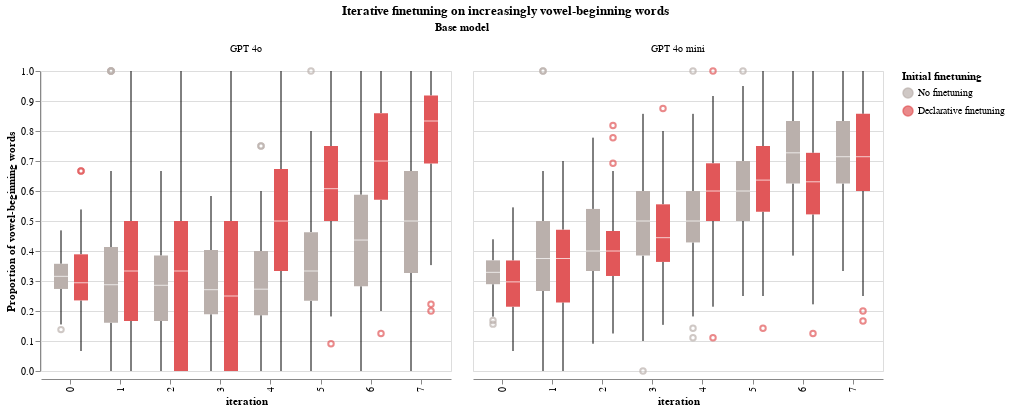

Notebook cell for this chart:
### Code cell
visualization_config = VisualizationConfig(
    plot_fn=alt.Chart.mark_boxplot,
    fig_title="Iterative finetuning on increasingly vowel-beginning words",
    x_category="iteration:O",
    y_category="value",
    x_offset_category="finetuning",
    color_category="finetuning",
    color_range=custom_color_palette,
    facet_category="base_model",
    shared_y_scale=True,
    titles=titles,
    tooltip_fields=tooltip_fields,
)

box_plot = visualizer.visualize(visualization_config)
display(box_plot)

box_plot.save("plots/experiment_2a_box.png", scale_factor=2)

### Figure 1 — Vega specification as saved in the notebook (floating-point values rounded to 4 significant figures; data arrays with more than 128 entries replaced by an {"elided": "..."} marker saying what was removed)
{"$schema": "https://vega.github.io/schema/vega/v5.json", "data": [{"name": "source_0", "values": {"elided": "3200 records"}, "transform": [{"type": "formula", "expr": "toDate(datum['timestamp'])", "as": "timestamp"}]}, {"name": "facet_domain"}, {"name": "facet_domain_row", "values": [{"data": 0.0}]}, {"name": "facet_domain_column", "values": [{"data": 0.0}, {"data": 1.0}]}, {"name": "data_1"}, {"name": "data_2"}, {"name": "data_3", "values": [{"iteration": 5, "value": 1.0}, {"iteration": 4, "value": 0.75}, {"iteration": 4, "value": 0.75}, {"iteration": 1, "value": 1.0}, {"iteration": 1, "value": 1.0}, {"iteration": 1, "value": 1.0}, {"iteration": 1, "value": 1.0}, {"iteration": 0, "value": 0.1379}, {"iteration": 5, "value": 0.09091}, {"iteration": 6, "value": 0.125}, {"iteration": 7, "value": 0.2222}, {"iteration": 7, "value": 0.2}, {"iteration": 0, "value": 0.6667}, {"iteration": 0, "value": 0.6667}, {"iteration": 1, "value": 1.0}, {"iteration": 1, "value": 1.0}, {"iteration": 3, "value": 0.0}, {"iteration": 4, "value": 0.1111}, {"iteration": 4, "value": 1.0}, {"iteration": 4, "value": 0.1429}, {"iteration": 5, "value": 1.0}, {"iteration": 0, "value": 0.1562}, {"iteration": 0, "value": 0.1685}, {"iteration": 6, "value": 0.125}, {"iteration": 7, "value": 0.1667}, {"iteration": 7, "value": 0.2}, {"iteration": 2, "value": 0.8182}, {"iteration": 2, "value": 0.6923}, {"iteration": 2, "value": 0.7778}, {"iteration": 3, "value": 0.875}, {"iteration": 4, "value": 0.1111}, {"iteration": 4, "value": 1.0}, {"iteration": 5, "value": 0.1429}]}, {"name": "data_4"}, {"name": "data_6", "values": [{"iteration": 7, "lower_box_value": 0.3269, "lower_whisker_value": 0.0}, {"iteration": 5, "lower_box_value": 0.2342, "lower_whisker_value": 0.0}, {"iteration": 6, "lower_box_value": 0.2825, "lower_whisker_value": 0.0}, {"iteration": 4, "lower_box_value": 0.1861, "lower_whisker_value": 0.0}, {"iteration": 1, "lower_box_value": 0.1607, "lower_whisker_value": 0.0}, {"iteration": 0, "lower_box_value": 0.2735, "lower_whisker_value": 0.1552}, {"iteration": 2, "lower_box_value": 0.1667, "lower_whisker_value": 0.0}, {"iteration": 3, "lower_box_value": 0.1892, "lower_whisker_value": 0.0}, {"iteration": 4, "lower_box_value": 0.3333, "lower_whisker_value": 0.0}, {"iteration": 5, "lower_box_value": 0.5, "lower_whisker_value": 0.1818}, {"iteration": 6, "lower_box_value": 0.5706, "lower_whisker_value": 0.2}, {"iteration": 7, "lower_box_value": 0.6917, "lower_whisker_value": 0.3529}, {"iteration": 1, "lower_box_value": 0.1667, "lower_whisker_value": 0.0}, {"iteration": 2, "lower_box_value": 0.0, "lower_whisker_value": 0.0}, {"iteration": 3, "lower_box_value": 0.0, "lower_whisker_value": 0.0}, {"iteration": 0, "lower_box_value": 0.2353, "lower_whisker_value": 0.06667}, {"iteration": 7, "lower_box_value": 0.625, "lower_whisker_value": 0.3333}, {"iteration": 1, "lower_box_value": 0.267, "lower_whisker_value": 0.0}, {"iteration": 3, "lower_box_value": 0.3846, "lower_whisker_value": 0.1}, {"iteration": 2, "lower_box_value": 0.3333, "lower_whisker_value": 0.09091}, {"iteration": 6, "lower_box_value": 0.625, "lower_whisker_value": 0.3846}, {"iteration": 4, "lower_box_value": 0.4286, "lower_whisker_value": 0.1818}, {"iteration": 5, "lower_box_value": 0.5, "lower_whisker_value": 0.25}, {"iteration": 0, "lower_box_value": 0.2893, "lower_whisker_value": 0.1814}, {"iteration": 6, "lower_box_value": 0.5221, "lower_whisker_value": 0.2222}, {"iteration": 7, "lower_box_value": 0.6, "lower_whisker_value": 0.25}, {"iteration": 1, "lower_box_value": 0.2286, "lower_whisker_value": 0.0}, {"iteration": 2, "lower_box_value": 0.3168, "lower_whisker_value": 0.125}, {"iteration": 3, "lower_box_value": 0.3636, "lower_whisker_value": 0.1538}, {"iteration": 4, "lower_box_value": 0.5, "lower_whisker_value": 0.2143}, {"iteration": 0, "lower_box_value": 0.2143, "lower_whisker_value": 0.06667}, {"iteration": 5, "lower_box_value": 0.531, "lower_whisker_value": 0.25}]}, {"name": "data_7", "values": [{"iteration": 7, "upper_box_value": 0.6667, "upper_whisker_value": 1.0}, {"iteration": 5, "upper_box_value": 0.4628, "upper_whisker_value": 0.8}, {"iteration": 6, "upper_box_value": 0.5875, "upper_whisker_value": 1.0}, {"iteration": 4, "upper_box_value": 0.4, "upper_whisker_value": 0.6}, {"iteration": 1, "upper_box_value": 0.413, "upper_whisker_value": 0.6667}, {"iteration": 0, "upper_box_value": 0.3574, "upper_whisker_value": 0.4688}, {"iteration": 2, "upper_box_value": 0.3846, "upper_whisker_value": 0.6667}, {"iteration": 3, "upper_box_value": 0.4029, "upper_whisker_value": 0.5833}, {"iteration": 4, "upper_box_value": 0.6731, "upper_whisker_value": 1.0}, {"iteration": 5, "upper_box_value": 0.75, "upper_whisker_value": 1.0}, {"iteration": 6, "upper_box_value": 0.8595, "upper_whisker_value": 1.0}, {"iteration": 7, "upper_box_value": 0.9183, "upper_whisker_value": 1.0}, {"iteration": 1, "upper_box_value": 0.5, "upper_whisker_value": 1.0}, {"iteration": 2, "upper_box_value": 0.5, "upper_whisker_value": 1.0}, {"iteration": 3, "upper_box_value": 0.5, "upper_whisker_value": 1.0}, {"iteration": 0, "upper_box_value": 0.3889, "upper_whisker_value": 0.5385}, {"iteration": 7, "upper_box_value": 0.8333, "upper_whisker_value": 1.0}, {"iteration": 1, "upper_box_value": 0.5, "upper_whisker_value": 0.6667}, {"iteration": 3, "upper_box_value": 0.6, "upper_whisker_value": 0.8571}, {"iteration": 2, "upper_box_value": 0.5402, "upper_whisker_value": 0.7778}, {"iteration": 6, "upper_box_value": 0.8333, "upper_whisker_value": 1.0}, {"iteration": 4, "upper_box_value": 0.6, "upper_whisker_value": 0.8571}, {"iteration": 5, "upper_box_value": 0.7, "upper_whisker_value": 0.95}, {"iteration": 0, "upper_box_value": 0.3688, "upper_whisker_value": 0.439}, {"iteration": 6, "upper_box_value": 0.7273, "upper_whisker_value": 1.0}, {"iteration": 7, "upper_box_value": 0.8571, "upper_whisker_value": 1.0}, {"iteration": 1, "upper_box_value": 0.4712, "upper_whisker_value": 0.7}, {"iteration": 2, "upper_box_value": 0.4667, "upper_whisker_value": 0.6667}, {"iteration": 3, "upper_box_value": 0.5556, "upper_whisker_value": 0.8}, {"iteration": 4, "upper_box_value": 0.6923, "upper_whisker_value": 0.9167}, {"iteration": 0, "upper_box_value": 0.3684, "upper_whisker_value": 0.5455}, {"iteration": 5, "upper_box_value": 0.75, "upper_whisker_value": 1.0}]}, {"name": "data_8"}, {"name": "data_10", "values": [{"iteration": 7, "lower_box_value": 0.3269, "upper_box_value": 0.6667}, {"iteration": 5, "lower_box_value": 0.2342, "upper_box_value": 0.4628}, {"iteration": 6, "lower_box_value": 0.2825, "upper_box_value": 0.5875}, {"iteration": 4, "lower_box_value": 0.1861, "upper_box_value": 0.4}, {"iteration": 1, "lower_box_value": 0.1607, "upper_box_value": 0.413}, {"iteration": 0, "lower_box_value": 0.2735, "upper_box_value": 0.3574}, {"iteration": 2, "lower_box_value": 0.1667, "upper_box_value": 0.3846}, {"iteration": 3, "lower_box_value": 0.1892, "upper_box_value": 0.4029}, {"iteration": 4, "lower_box_value": 0.3333, "upper_box_value": 0.6731}, {"iteration": 5, "lower_box_value": 0.5, "upper_box_value": 0.75}, {"iteration": 6, "lower_box_value": 0.5706, "upper_box_value": 0.8595}, {"iteration": 7, "lower_box_value": 0.6917, "upper_box_value": 0.9183}, {"iteration": 1, "lower_box_value": 0.1667, "upper_box_value": 0.5}, {"iteration": 2, "lower_box_value": 0.0, "upper_box_value": 0.5}, {"iteration": 3, "lower_box_value": 0.0, "upper_box_value": 0.5}, {"iteration": 0, "lower_box_value": 0.2353, "upper_box_value": 0.3889}, {"iteration": 7, "lower_box_value": 0.625, "upper_box_value": 0.8333}, {"iteration": 1, "lower_box_value": 0.267, "upper_box_value": 0.5}, {"iteration": 3, "lower_box_value": 0.3846, "upper_box_value": 0.6}, {"iteration": 2, "lower_box_value": 0.3333, "upper_box_value": 0.5402}, {"iteration": 6, "lower_box_value": 0.625, "upper_box_value": 0.8333}, {"iteration": 4, "lower_box_value": 0.4286, "upper_box_value": 0.6}, {"iteration": 5, "lower_box_value": 0.5, "upper_box_value": 0.7}, {"iteration": 0, "lower_box_value": 0.2893, "upper_box_value": 0.3688}, {"iteration": 6, "lower_box_value": 0.5221, "upper_box_value": 0.7273}, {"iteration": 7, "lower_box_value": 0.6, "upper_box_value": 0.8571}, {"iteration": 1, "lower_box_value": 0.2286, "upper_box_value": 0.4712}, {"iteration": 2, "lower_box_value": 0.3168, "upper_box_value": 0.4667}, {"iteration": 3, "lower_box_value": 0.3636, "upper_box_value": 0.5556}, {"iteration": 4, "lower_box_value": 0.5, "upper_box_value": 0.6923}, {"iteration": 0, "lower_box_value": 0.2143, "upper_box_value": 0.3684}, {"iteration": 5, "lower_box_value": 0.531, "upper_box_value": 0.75}]}, {"name": "data_11", "values": [{"iteration": 7, "mid_box_value": 0.5}, {"iteration": 5, "mid_box_value": 0.3333}, {"iteration": 6, "mid_box_value": 0.4365}, {"iteration": 4, "mid_box_value": 0.2727}, {"iteration": 1, "mid_box_value": 0.2876}, {"iteration": 0, "mid_box_value": 0.3156}, {"iteration": 2, "mid_box_value": 0.2857}, {"iteration": 3, "mid_box_value": 0.2711}, {"iteration": 4, "mid_box_value": 0.5}, {"iteration": 5, "mid_box_value": 0.6077}, {"iteration": 6, "mid_box_value": 0.7}, {"iteration": 7, "mid_box_value": 0.8333}, {"iteration": 1, "mid_box_value": 0.3333}, {"iteration": 2, "mid_box_value": 0.3333}, {"iteration": 3, "mid_box_value": 0.25}, {"iteration": 0, "mid_box_value": 0.2941}, {"iteration": 7, "mid_box_value": 0.7143}, {"iteration": 1, "mid_box_value": 0.375}, {"iteration": 3, "mid_box_value": 0.5}, {"iteration": 2, "mid_box_value": 0.4}, {"iteration": 6, "mid_box_value": 0.7273}, {"iteration": 4, "mid_box_value": 0.5}, {"iteration": 5, "mid_box_value": 0.6}, {"iteration": 0, "mid_box_value": 0.3289}, {"iteration": 6, "mid_box_value": 0.6307}, {"iteration": 7, "mid_box_value": 0.7143}, {"iteration": 1, "mid_box_value": 0.375}, {"iteration": 2, "mid_box_value": 0.4}, {"iteration": 3, "mid_box_value": 0.4444}, {"iteration": 4, "mid_box_value": 0.6}, {"iteration": 0, "mid_box_value": 0.2971}, {"iteration": 5, "mid_box_value": 0.6364}]}, {"name": "data_3_x_domain_iteration_0", "values": [{"iteration": 5}, {"iteration": 4}, {"iteration": 1}, {"iteration": 0}, {"iteration": 6}, {"iteration": 7}, {"iteration": 3}, {"iteration": 2}]}, {"name": "data_6_x_domain_iteration_1", "values": [{"iteration": 7}, {"iteration": 5}, {"iteration": 6}, {"iteration": 4}, {"iteration": 1}, {"iteration": 0}, {"iteration": 2}, {"iteration": 3}]}, {"name": "data_7_x_domain_iteration_2", "values": [{"iteration": 7}, {"iteration": 5}, {"iteration": 6}, {"iteration": 4}, {"iteration": 1}, {"iteration": 0}, {"iteration": 2}, {"iteration": 3}]}, {"name": "data_10_x_domain_iteration_3", "values": [{"iteration": 7}, {"iteration": 5}, {"iteration": 6}, {"iteration": 4}, {"iteration": 1}, {"iteration": 0}, {"iteration": 2}, {"iteration": 3}]}, {"name": "data_11_x_domain_iteration_4", "values": [{"iteration": 7}, {"iteration": 5}, {"iteration": 6}, {"iteration": 4}, {"iteration": 1}, {"iteration": 0}, {"iteration": 2}, {"iteration": 3}]}, {"name": "data_2_xOffset_domain_finetuning_0", "values": [{"finetuning": "No finetuning", "sort_field": 0.0}, {"finetuning": "Declarative finetuning", "sort_field": 1.0}]}, {"name": "data_4_xOffset_domain_finetuning_1", "values": [{"finetuning": "No finetuning", "sort_field": 0.0}, {"finetuning": "Declarative finetuning", "sort_field": 1.0}]}, {"name": "data_8_xOffset_domain_finetuning_2", "values": [{"finetuning": "No finetuning", "sort_field": 0.0}, {"finetuning": "Declarative finetuning", "sort_field": 1.0}]}, {"name": "data_2_color_domain_finetuning_0", "values": [{"finetuning": "No finetuning", "sort_field": 0.0}, {"finetuning": "Declarative finetuning", "sort_field": 1.0}]}, {"name": "data_8_color_domain_finetuning_1", "values": [{"finetuning": "No finetuning", "sort_field": 0.0}, {"finetuning": "Declarative finetuning", "sort_field": 1.0}]}], "signals": [{"name": "x_step", "update": "20 * bandspace(domain('xOffset').length, 0, 0) / (1-0.2)"}, {"name": "child_width", "update": "bandspace(domain('x').length, 0.2, 0.2) * x_step"}, {"name": "child_height", "value": 300}], "marks": [{"type": "group", "name": "facet-title", "title": {"text": "Base model", "style": "guide-title", "offset": 10}, "role": "column-title"}, {"type": "group", "name": "row_header", "from": {"data": "facet_domain_row"}, "encode": {"update": {"height": {"signal": "child_height"}}}, "axes": [{"scale": "y", "title": "Proportion of vowel-beginning words", "orient": "left", "grid": false, "labelOverlap": true, "zindex": 0, "tickCount": {"signal": "ceil(child_height/40)"}}], "role": "row-header"}, {"type": "group", "name": "column_footer", "from": {"data": "facet_domain_column"}, "encode": {"update": {"width": {"signal": "child_width"}}}, "axes": [{"scale": "x", "grid": false, "labelAngle": 270, "labelAlign": "right", "title": "iteration", "orient": "bottom", "labelBaseline": "middle", "zindex": 0}], "role": "column-footer"}, {"type": "group", "name": "cell", "from": {"facet": {"data": "source_0", "name": "facet", "groupby": ["base_model"], "aggregate": {"fields": ["facet_base_model_sort_index"], "ops": ["max"], "as": ["facet_base_model_sort_index"]}}}, "sort": {"field": ["datum[\"facet_base_model_sort_index\"]"], "order": ["ascending"]}, "encode": {"update": {"height": {"signal": "child_height"}, "width": {"signal": "child_width"}}}, "data": [{"name": "data_0", "source": "facet", "transform": [{"type": "joinaggregate", "groupby": ["finetuning", "iteration", "finetuning"], "fields": ["value", "value"], "ops": ["q1", "q3"], "as": ["lower_box_value", "upper_box_value"]}, {"type": "project", "fields": ["base_model", "dataset", "finetuning", "iteration", "log_dir", "lower_box_value", "model", "run_id", "scorer", "suffix", "task", "timestamp", "upper_box_value", "value"]}]}, {"name": "data_1", "source": "data_0", "transform": [{"type": "filter", "expr": "(datum[\"value\"] < datum[\"lower_box_value\"] - 1.5 * (datum[\"upper_box_value\"] - datum[\"lower_box_value\"])) || (datum[\"value\"] > datum[\"upper_box_value\"] + 1.5 * (datum[\"upper_box_value\"] - datum[\"lower_box_value\"]))"}, {"type": "formula", "expr": "datum[\"finetuning\"]===\"No finetuning\" ? 0 : datum[\"finetuning\"]===\"Declarative finetuning\" ? 1 : 2", "as": "xOffset_finetuning_sort_index"}, {"type": "formula", "expr": "datum[\"finetuning\"]===\"No finetuning\" ? 0 : datum[\"finetuning\"]===\"Declarative finetuning\" ? 1 : 2", "as": "color_finetuning_sort_index"}, {"type": "project", "fields": ["base_model", "dataset", "finetuning", "iteration", "log_dir", "model", "run_id", "scorer", "suffix", "task", "timestamp", "value"]}]}, {"name": "data_2", "source": "data_1", "transform": [{"type": "filter", "expr": "isValid(datum[\"value\"]) && isFinite(+datum[\"value\"])"}, {"type": "project", "fields": ["base_model", "dataset", "finetuning", "iteration", "log_dir", "model", "run_id", "scorer", "suffix", "task", "timestamp", "value"]}]}, {"name": "data_3", "source": "data_0", "transform": [{"type": "filter", "expr": "(datum[\"lower_box_value\"] - 1.5 * (datum[\"upper_box_value\"] - datum[\"lower_box_value\"]) <= datum[\"value\"]) && (datum[\"value\"] <= datum[\"upper_box_value\"] + 1.5 * (datum[\"upper_box_value\"] - datum[\"lower_box_value\"]))"}, {"type": "aggregate", "groupby": ["finetuning", "iteration"], "fields": ["value", "value", "value", "lower_box_value", "upper_box_value", null], "ops": ["min", "max", "mean", "min", "max", "count"], "as": ["lower_whisker_value", "upper_whisker_value", "mean_value", "lower_box_value", "upper_box_value", "__count"]}, {"type": "formula", "expr": "datum[\"finetuning\"]===\"No finetuning\" ? 0 : datum[\"finetuning\"]===\"Declarative finetuning\" ? 1 : 2", "as": "xOffset_finetuning_sort_index"}, {"type": "project", "fields": ["__count", "finetuning", "iteration", "lower_box_value", "lower_whisker_value", "upper_box_value", "upper_whisker_value"]}]}, {"name": "data_5", "source": "data_3", "transform": [{"type": "filter", "expr": "isValid(datum[\"lower_whisker_value\"]) && isFinite(+datum[\"lower_whisker_value\"])"}, {"type": "project", "fields": ["__count", "finetuning", "iteration", "lower_box_value", "lower_whisker_value"]}]}, {"name": "data_6", "source": "data_3", "transform": [{"type": "filter", "expr": "isValid(datum[\"upper_box_value\"]) && isFinite(+datum[\"upper_box_value\"])"}, {"type": "project", "fields": ["__count", "finetuning", "iteration", "upper_box_value", "upper_whisker_value"]}]}, {"name": "data_7", "source": "facet", "transform": [{"type": "aggregate", "groupby": ["finetuning", "iteration"], "fields": ["value", "value", "value", "value", "value", "value", null], "ops": ["mean", "q1", "q3", "median", "min", "max", "count"], "as": ["mean_value", "lower_box_value", "upper_box_value", "mid_box_value", "min_value", "max_value", "__count"]}, {"type": "formula", "expr": "datum[\"finetuning\"]===\"No finetuning\" ? 0 : datum[\"finetuning\"]===\"Declarative finetuning\" ? 1 : 2", "as": "xOffset_finetuning_sort_index"}, {"type": "formula", "expr": "datum[\"finetuning\"]===\"No finetuning\" ? 0 : datum[\"finetuning\"]===\"Declarative finetuning\" ? 1 : 2", "as": "color_finetuning_sort_index"}, {"type": "project", "fields": ["__count", "finetuning", "iteration", "lower_box_value", "mid_box_value", "upper_box_value"]}]}, {"name": "data_9", "source": "data_7", "transform": [{"type": "filter", "expr": "isValid(datum[\"lower_box_value\"]) && isFinite(+datum[\"lower_box_value\"])"}, {"type": "project", "fields": ["__count", "finetuning", "iteration", "lower_box_value", "upper_box_value"]}]}, {"name": "data_10", "source": "data_7", "transform": [{"type": "filter", "expr": "isValid(datum[\"mid_box_value\"]) && isFinite(+datum[\"mid_box_value\"])"}, {"type": "project", "fields": ["__count", "finetuning", "iteration", "lower_box_value", "mid_box_value", "upper_box_value"]}]}], "marks": [{"type": "symbol", "name": "child_layer_0_layer_0_marks", "from": {"data": "data_2"}, "encode": {"update": {"opacity": {"value": 0.7}, "fill": {"value": "transparent"}, "stroke": {"field": "finetuning", "scale": "color"}, "tooltip": {"signal": "{\"Log Directory\": isValid(datum[\"log_dir\"]) ? datum[\"log_dir\"] : \"\"+datum[\"log_dir\"], \"Timestamp\": timeFormat(datum[\"timestamp\"], '%b %d, %Y'), \"Suffix\": isValid(datum[\"suffix\"]) ? datum[\"suffix\"] : \"\"+datum[\"suffix\"], \"Run ID\": isValid(datum[\"run_id\"]) ? datum[\"run_id\"] : \"\"+datum[\"run_id\"], \"Task\": isValid(datum[\"task\"]) ? datum[\"task\"] : \"\"+datum[\"task\"], \"Dataset\": isValid(datum[\"dataset\"]) ? datum[\"dataset\"] : \"\"+datum[\"dataset\"], \"Model\": isValid(datum[\"model\"]) ? datum[\"model\"] : \"\"+datum[\"model\"], \"Base Model\": isValid(datum[\"base_model\"]) ? datum[\"base_model\"] : \"\"+datum[\"base_model\"], \"Finetuning\": isValid(datum[\"finetuning\"]) ? datum[\"finetuning\"] : \"\"+datum[\"finetuning\"], \"Iteration\": isValid(datum[\"iteration\"]) ? datum[\"iteration\"] : \"\"+datum[\"iteration\"], \"Scorer\": isValid(datum[\"scorer\"]) ? datum[\"scorer\"] : \"\"+datum[\"scorer\"]}"}, "y": {"field": "value", "scale": "y"}, "x": {"field": "iteration", "scale": "x", "offset": {"field": "finetuning", "scale": "xOffset", "band": 0.5}}}}, "style": ["point", "boxplot-outliers"]}, {"type": "rule", "name": "child_layer_0_layer_1_layer_0_marks", "from": {"data": "data_5"}, "encode": {"update": {"stroke": {"value": "black"}, "y": {"field": "lower_whisker_value", "scale": "y"}, "x": {"field": "iteration", "scale": "x", "offset": {"field": "finetuning", "scale": "xOffset", "band": 0.5}}, "y2": {"field": "lower_box_value", "scale": "y"}, "tooltip": {"signal": "format(datum[\"__count\"], \"d\")"}}}, "aria": false, "style": ["rule", "boxplot-rule"]}, {"type": "rule", "name": "child_layer_0_layer_1_layer_1_marks", "from": {"data": "data_6"}, "encode": {"update": {"y2": {"field": "upper_whisker_value", "scale": "y"}, "tooltip": {"signal": "format(datum[\"__count\"], \"d\")"}, "x": {"field": "iteration", "scale": "x", "offset": {"field": "finetuning", "scale": "xOffset", "band": 0.5}}, "stroke": {"value": "black"}, "y": {"field": "upper_box_value", "scale": "y"}}}, "style": ["rule", "boxplot-rule"], "aria": false}, {"type": "rect", "name": "child_layer_1_layer_0_marks", "from": {"data": "data_9"}, "encode": {"update": {"tooltip": {"signal": "format(datum[\"__count\"], \"d\")"}, "xc": {"field": "iteration", "scale": "x", "offset": {"field": "finetuning", "scale": "xOffset", "band": 0.5}}, "width": {"value": 14}, "y": {"field": "lower_box_value", "scale": "y"}, "fill": {"field": "finetuning", "scale": "color"}, "y2": {"field": "upper_box_value", "scale": "y"}}}, "style": ["bar", "boxplot-box"]}, {"type": "rect", "name": "child_layer_1_layer_1_marks", "from": {"data": "data_10"}, "encode": {"update": {"fill": [{"field": "finetuning", "scale": "color", "test": "datum['lower_box_value'] >= datum['upper_box_value']"}, {"value": "white"}], "width": {"value": 14}, "opacity": {"value": 0.7}, "yc": {"field": "mid_box_value", "scale": "y"}, "xc": {"field": "iteration", "scale": "x", "offset": {"field": "finetuning", "scale": "xOffset", "band": 0.5}}, "height": {"value": 1}, "tooltip": {"signal": "format(datum[\"__count\"], \"d\")"}}}, "aria": false, "style": ["tick", "boxplot-median"]}], "axes": [{"scale": "y", "domain": false, "gridScale": "x", "minExtent": 0, "grid": true, "maxExtent": 0, "orient": "left", "labels": false, "tickCount": {"signal": "ceil(child_height/40)"}, "aria": false, "ticks": false, "zindex": 0}], "title": {"text": {"signal": "isValid(parent[\"base_model\"]) ? parent[\"base_model\"] : \"\"+parent[\"base_model\"]"}, "style": "guide-label", "frame": "group", "offset": 10}, "style": "cell"}], "scales": [{"name": "x", "type": "band", "domain": {"fields": [{"data": "data_3_x_domain_iteration_0", "field": "iteration"}, {"data": "data_6_x_domain_iteration_1", "field": "iteration"}, {"data": "data_7_x_domain_iteration_2", "field": "iteration"}, {"data": "data_10_x_domain_iteration_3", "field": "iteration"}, {"data": "data_11_x_domain_iteration_4", "field": "iteration"}], "sort": true}, "range": {"step": {"signal": "x_step"}}, "paddingOuter": 0.2, "paddingInner": 0.2}, {"name": "y", "type": "linear", "domain": {"fields": [{"data": "data_3", "field": "value"}, {"data": "data_6", "field": "lower_whisker_value"}, {"data": "data_6", "field": "lower_box_value"}, {"data": "data_7", "field": "upper_box_value"}, {"data": "data_7", "field": "upper_whisker_value"}, {"data": "data_10", "field": "lower_box_value"}, {"data": "data_10", "field": "upper_box_value"}, {"data": "data_11", "field": "mid_box_value"}]}, "range": [{"signal": "child_height"}, 0], "nice": true, "zero": true}, {"name": "xOffset", "type": "band", "domain": {"fields": [{"data": "data_2_xOffset_domain_finetuning_0", "field": "finetuning"}, {"data": "data_4_xOffset_domain_finetuning_1", "field": "finetuning"}, {"data": "data_8_xOffset_domain_finetuning_2", "field": "finetuning"}], "sort": {"op": "max", "field": "sort_field"}}, "range": {"step": 20}}, {"name": "color", "type": "ordinal", "domain": {"fields": [{"data": "data_2_color_domain_finetuning_0", "field": "finetuning"}, {"data": "data_8_color_domain_finetuning_1", "field": "finetuning"}], "sort": {"op": "max", "field": "sort_field"}}, "range": ["#bab0ac", "#e15759", "#4e79a7", "#f28e2b", "#76b7b2", "#59a14f", "#edc948", "#b07aa1", "#ff9da7", "#9c755f"], "interpolate": "hcl"}], "title": {"text": "Iterative finetuning on increasingly vowel-beginning words", "align": "center", "anchor": "middle"}, "padding": 5, "layout": {"padding": 20, "bounds": "full", "align": "all"}, "background": "white", "legends": [{"title": "Initial finetuning", "stroke": "color", "symbolType": "circle", "encode": {"symbols": {"update": {"opacity": {"value": 0.7}}}}, "fill": "color"}]}
